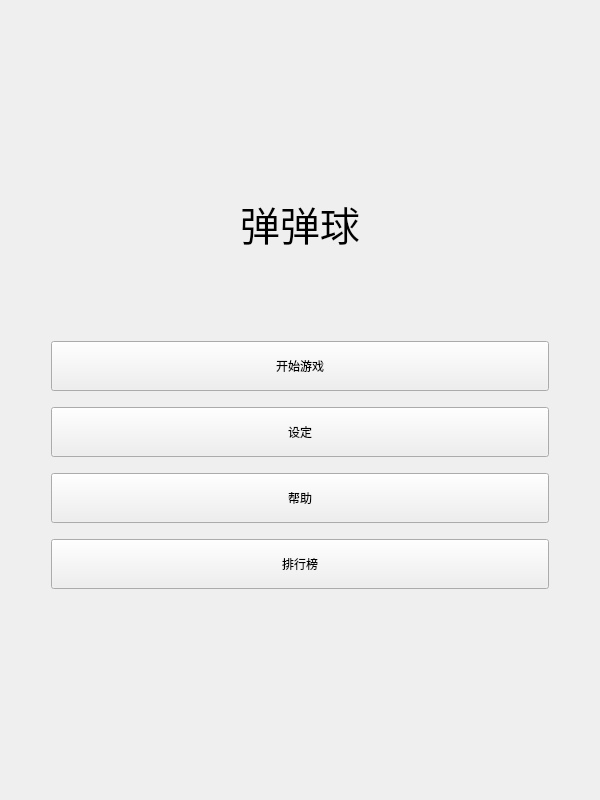
<?xml version="1.0" encoding="UTF-8"?>
<ui version="4.0">
 <class>MainWindow</class>
 <widget class="QWidget" name="MainWindow">
  <property name="geometry">
   <rect>
    <x>0</x>
    <y>0</y>
    <width>600</width>
    <height>800</height>
   </rect>
  </property>
  <property name="windowTitle">
   <string>弹弹球</string>
  </property>
  <layout class="QGridLayout" name="gridLayout">
   <item row="0" column="1">
    <spacer name="verticalSpacer">
     <property name="orientation">
      <enum>Qt::Vertical</enum>
     </property>
     <property name="sizeType">
      <enum>QSizePolicy::Maximum</enum>
     </property>
     <property name="sizeHint" stdset="0">
      <size>
       <width>20</width>
       <height>120</height>
      </size>
     </property>
    </spacer>
   </item>
   <item row="3" column="1">
    <widget class="QPushButton" name="button_start">
     <property name="sizePolicy">
      <sizepolicy hsizetype="Expanding" vsizetype="Fixed">
       <horstretch>0</horstretch>
       <verstretch>0</verstretch>
      </sizepolicy>
     </property>
     <property name="minimumSize">
      <size>
       <width>0</width>
       <height>50</height>
      </size>
     </property>
     <property name="font">
      <font>
       <family>Microsoft YaHei UI</family>
      </font>
     </property>
     <property name="text">
      <string>开始游戏</string>
     </property>
    </widget>
   </item>
   <item row="4" column="1">
    <spacer name="verticalSpacer_3">
     <property name="orientation">
      <enum>Qt::Vertical</enum>
     </property>
     <property name="sizeType">
      <enum>QSizePolicy::Fixed</enum>
     </property>
     <property name="sizeHint" stdset="0">
      <size>
       <width>20</width>
       <height>10</height>
      </size>
     </property>
    </spacer>
   </item>
   <item row="3" column="2">
    <spacer name="horizontalSpacer_2">
     <property name="orientation">
      <enum>Qt::Horizontal</enum>
     </property>
     <property name="sizeType">
      <enum>QSizePolicy::Minimum</enum>
     </property>
     <property name="sizeHint" stdset="0">
      <size>
       <width>40</width>
       <height>20</height>
      </size>
     </property>
    </spacer>
   </item>
   <item row="3" column="0">
    <spacer name="horizontalSpacer">
     <property name="orientation">
      <enum>Qt::Horizontal</enum>
     </property>
     <property name="sizeType">
      <enum>QSizePolicy::Minimum</enum>
     </property>
     <property name="sizeHint" stdset="0">
      <size>
       <width>40</width>
       <height>20</height>
      </size>
     </property>
    </spacer>
   </item>
   <item row="8" column="1">
    <spacer name="verticalSpacer_5">
     <property name="orientation">
      <enum>Qt::Vertical</enum>
     </property>
     <property name="sizeType">
      <enum>QSizePolicy::Fixed</enum>
     </property>
     <property name="sizeHint" stdset="0">
      <size>
       <width>20</width>
       <height>10</height>
      </size>
     </property>
    </spacer>
   </item>
   <item row="1" column="1">
    <widget class="QLabel" name="label">
     <property name="font">
      <font>
       <family>Microsoft Sans Serif</family>
       <pointsize>30</pointsize>
      </font>
     </property>
     <property name="text">
      <string>弹弹球</string>
     </property>
     <property name="scaledContents">
      <bool>false</bool>
     </property>
     <property name="alignment">
      <set>Qt::AlignCenter</set>
     </property>
    </widget>
   </item>
   <item row="5" column="1">
    <widget class="QPushButton" name="button_setting">
     <property name="sizePolicy">
      <sizepolicy hsizetype="Expanding" vsizetype="Fixed">
       <horstretch>0</horstretch>
       <verstretch>0</verstretch>
      </sizepolicy>
     </property>
     <property name="minimumSize">
      <size>
       <width>0</width>
       <height>50</height>
      </size>
     </property>
     <property name="font">
      <font>
       <family>Microsoft YaHei UI</family>
      </font>
     </property>
     <property name="text">
      <string>设定</string>
     </property>
    </widget>
   </item>
   <item row="10" column="1">
    <spacer name="verticalSpacer_2">
     <property name="orientation">
      <enum>Qt::Vertical</enum>
     </property>
     <property name="sizeType">
      <enum>QSizePolicy::Maximum</enum>
     </property>
     <property name="sizeHint" stdset="0">
      <size>
       <width>20</width>
       <height>200</height>
      </size>
     </property>
    </spacer>
   </item>
   <item row="6" column="1">
    <spacer name="verticalSpacer_4">
     <property name="orientation">
      <enum>Qt::Vertical</enum>
     </property>
     <property name="sizeType">
      <enum>QSizePolicy::Fixed</enum>
     </property>
     <property name="sizeHint" stdset="0">
      <size>
       <width>20</width>
       <height>10</height>
      </size>
     </property>
    </spacer>
   </item>
   <item row="7" column="1">
    <widget class="QPushButton" name="button_help">
     <property name="sizePolicy">
      <sizepolicy hsizetype="Expanding" vsizetype="Fixed">
       <horstretch>0</horstretch>
       <verstretch>0</verstretch>
      </sizepolicy>
     </property>
     <property name="minimumSize">
      <size>
       <width>0</width>
       <height>50</height>
      </size>
     </property>
     <property name="font">
      <font>
       <family>Microsoft YaHei UI</family>
      </font>
     </property>
     <property name="text">
      <string>帮助</string>
     </property>
    </widget>
   </item>
   <item row="9" column="1">
    <widget class="QPushButton" name="button_top">
     <property name="sizePolicy">
      <sizepolicy hsizetype="Expanding" vsizetype="Fixed">
       <horstretch>0</horstretch>
       <verstretch>0</verstretch>
      </sizepolicy>
     </property>
     <property name="minimumSize">
      <size>
       <width>0</width>
       <height>50</height>
      </size>
     </property>
     <property name="font">
      <font>
       <family>Microsoft YaHei UI</family>
      </font>
     </property>
     <property name="text">
      <string>排行榜</string>
     </property>
    </widget>
   </item>
   <item row="2" column="1">
    <spacer name="verticalSpacer_6">
     <property name="orientation">
      <enum>Qt::Vertical</enum>
     </property>
     <property name="sizeType">
      <enum>QSizePolicy::Minimum</enum>
     </property>
     <property name="sizeHint" stdset="0">
      <size>
       <width>20</width>
       <height>20</height>
      </size>
     </property>
    </spacer>
   </item>
  </layout>
 </widget>
 <resources/>
 <connections/>
</ui>
